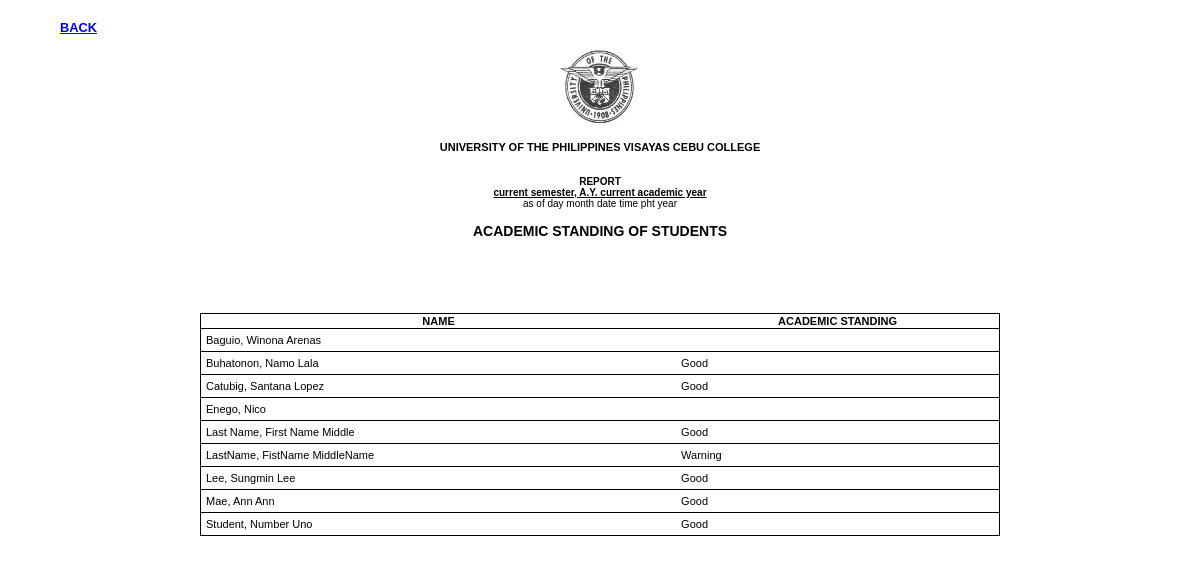
Screenshot of /cso/cso_view_list_with_academic_standing.php (signed in) with the database file from the repository.
### tables this page shows
CREATE TABLE IF NOT EXISTS `student` (
  `student_number` int(11) NOT NULL,
  `scholarship_id` int(11) NOT NULL,
  `unit_id` int(11) NOT NULL,
  `degree_program` char(100) NOT NULL,
  `major` varchar(255) NOT NULL,
  `minor` varchar(255) NOT NULL,
  `year_level` tinyint(1) NOT NULL,
  `degree_level` enum('undergraduate','graduate') NOT NULL,
  `academic_year` int(11) NOT NULL,
  `semester` varchar(255) NOT NULL,
  `stfap_bracket_id` tinyint(1) NOT NULL,
  `student_type` char(1) NOT NULL,
  `student_status` tinyint(1) NOT NULL,
  `gender` char(6) NOT NULL,
  `civil_status` char(10) NOT NULL,
  `program_code` int(11) NOT NULL,
  `program_rev_code` int(11) NOT NULL,
  `contact_number` int(11) NOT NULL,
  `registration_stat` char(1) NOT NULL,
  `grade_info` char(1) NOT NULL,
  `foreign_info` char(1) NOT NULL,
  `citizenship` varchar(255) NOT NULL,
  `employment` varchar(255) NOT NULL,
  `employer_name` varchar(255) NOT NULL,
  `employer_address` varchar(255) NOT NULL,
  `employer_zipcode` int(5) NOT NULL,
  `employer_number` int(11) NOT NULL,
  `personal_income` int(11) NOT NULL,
  `family_income` int(11) NOT NULL,
  `add_info` varchar(255) NOT NULL,
  `first_name` varchar(255) NOT NULL,
  `last_name` varchar(255) NOT NULL,
  `middle_name` varchar(255) NOT NULL,
  `password` varchar(255) NOT NULL,
  `security_question` varchar(255) NOT NULL,
  `answer` varchar(255) NOT NULL,
  `birthdate` int(11) NOT NULL,
  `birthplace` varchar(255) NOT NULL,
  `father_name` varchar(255) NOT NULL,
  `mother_name` varchar(255) NOT NULL,
  `graduating` char(3) NOT NULL,
  `residency` char(3) NOT NULL,
  `entry_academic_year` int(11) NOT NULL,
  `entry_semester` tinyint(1) NOT NULL,
  `academic_standing` char(25) NOT NULL,
  `degree_program_id` int(11) NOT NULL,
  `email_address` varchar(255) NOT NULL,
  `home_house_number` int(11) NOT NULL,
  `last_updated` int(11) NOT NULL,
  `home_street` varchar(255) NOT NULL,
  `home_barangay` varchar(255) NOT NULL,
  `home_city_municipality` varchar(255) NOT NULL,
  `home_province` varchar(255) NOT NULL,
  `home_contact_number` int(11) NOT NULL,
  `present_home_number` int(11) NOT NULL,
  `present_street` varchar(255) NOT NULL,
  `present_barangay` varchar(255) NOT NULL,
  `present_city_municipality` varchar(255) NOT NULL,
  `present_province` varchar(255) NOT NULL,
  `present_contact_number` int(11) NOT NULL,
  `last_updated_by` int(11) NOT NULL,
  `guardian` varchar(255) NOT NULL,
  `guardian_house_number` int(11) NOT NULL,
  `guardian_street` varchar(255) NOT NULL,
  `guardian_barangay` varchar(255) NOT NULL,
  `guardian_city_municipality` varchar(255) NOT NULL,
  `guardian_province` varchar(255) NOT NULL,
  `guardian_contact_number` int(11) NOT NULL,
  `recipient_name` varchar(255) NOT NULL,
  `recipient_street` varchar(255) NOT NULL,
  `recipient_city` varchar(255) NOT NULL,
  `recipient_zipcode` varchar(255) NOT NULL,
  `recipient_phone` varchar(255) NOT NULL,
  `access_level_id` int(11) NOT NULL,
  `max_units_allowed` int(2) NOT NULL,
  `date_graduated` int(11) NOT NULL,
  `academic_year_graduated` int(11) NOT NULL,
  `semester_graduated` int(11) NOT NULL,
  `gwa_graduated` float NOT NULL,
  `honor_received` varchar(255) NOT NULL,
  `course_graduated` int(11) NOT NULL,
  `login_expiration` int(11) NOT NULL,
  PRIMARY KEY (`student_number`)
);

### cso/cso_view_list_with_academic_standing.php (the view, shortened to what this page needs)
<html>
<head>
</head>
  <p><a href="javascript:history.go(-1)"><b>BACK</b></a></p>
<body>
	<p align=center><img src="up_logo.jpg" width=80 height=80></p>
	<p class=headfont>
		UNIVERSITY OF THE PHILIPPINES VISAYAS CEBU COLLEGE
		<br/><br/>
	</p>
	<p class=notice>
		<b>REPORT<br/>
		<u>current semester, A.Y. current academic year</u></b><br/>
		as of day  month date time pht year
	</p>
	<p class=superheadfont>academic standing of students</p>
	<br/><br/><br/><br/>
	<?php
		$student_array= mysql_query("SELECT * FROM student ORDER BY last_name ASC");
		echo "<center><table width = 800>
			<tr>
				<th align=left>Name</th>
				<th align=left>Academic Standing</th>
			</tr>";
		while ($students = mysql_fetch_array($student_array)) {
			extract($students);
			echo "<tr>".
				"<td>" .$last_name. ", ".$first_name. " " .$middle_name. "</td>".
				"<td>" .$academic_standing ."</td></tr>";
		}
		echo "</table></center><br/><br/>";
	?>
</body>
</html>

### cso/documents.css (style rules this page uses)
body { align: center; font-family: Arial, Helvetica, sans-serif; font-size: 0.8em; margin-left: auto; margin-right: auto; margin-top: 20px; overflow: scroll; width: 90%; }
.headfont { font-size: 11px; font-weight: bold; text-align: center; text-transform: uppercase; }
.superheadfont { font-size: 14px; font-weight: bold; text-align: center; text-transform: uppercase; }
.notice { text-align: center; font-size: 10px; font-family: Arial, Helvetica, sans-serif; }
table { font-size: 11px; border-collapse: collapse; border: 1px; border-style: solid; }
table th { text-transform: uppercase; text-align: center; text-weight: bold; font-size: 11px; padding: 1px; }
table tr { border-right-width: 1px; border-right-style: solid; border-bottom-width: 1px; border-bottom-style: solid; }
table td { padding: 5px; }

### rows the page displays
student: last_name "Baguio", first_name "Winona", middle_name "Arenas"
student: last_name "Buhatonon", first_name "Namo", middle_name "Lala", academic_standing "Good"
student: last_name "Catubig", first_name "Santana", middle_name "Lopez", academic_standing "Good"
student: last_name "Enego", first_name "Nico"
student: last_name "Last Name", first_name "First Name", middle_name "Middle", academic_standing "Good"
student: last_name "LastName", first_name "FistName", middle_name "MiddleName", academic_standing "Warning"
student: last_name "Lee", first_name "Sungmin", middle_name "Lee", academic_standing "Good"
student: last_name "Mae", first_name "Ann", middle_name "Ann", academic_standing "Good"
student: last_name "Student", first_name "Number", middle_name "Uno", academic_standing "Good"
